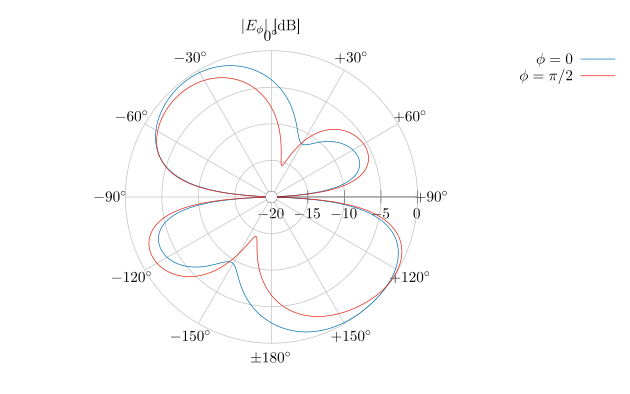

Write the gnuplot code that produced this figure.
reset 
set terminal cairolatex standalone color background rgbcolor 'white' \
size 16 cm, 10 cm
# size 12 cm, 7.5 cm

set output 'Figure_Cut_3.tex'

set key top right outside

set polar
set angle radian
set size square

set tmargin 3
set bmargin 3

set grid polar ls 1 lw 2 dt 1 lc 'grey'

unset border
unset xtics
unset ytics
                                    
tickstep = 5                                   
r_min = -20
r_max = 0

# tickstep = 0.5                                 
# r_min = 0
# r_max = 1

set trange [-pi/2:3*pi/2]
set rrange [r_min:r_max]
set rtics tickstep

r_add = (r_max-r_min)/8

set size ratio -1

set label '$+90^{\circ}$' at (r_add+r_max-r_min)*cos(0*pi/180), (r_add+r_max-r_min)*sin(0*pi/180) center
set label '$+60^{\circ}$' at (r_add+r_max-r_min)*cos(30*pi/180), (r_add+r_max-r_min)*sin(30*pi/180) center 
set label '$+30^{\circ}$' at (r_add+r_max-r_min)*cos(60*pi/180), (r_add+r_max-r_min)*sin(60*pi/180) center
set label '$0^{\circ}$' at (r_add+r_max-r_min)*cos(90*pi/180), (r_add+r_max-r_min)*sin(90*pi/180) center
set label '$-30^{\circ}$' at (r_add+r_max-r_min)*cos(120*pi/180), (r_add+r_max-r_min)*sin(120*pi/180) center 
set label '$-60^{\circ}$' at (r_add+r_max-r_min)*cos(150*pi/180), (r_add+r_max-r_min)*sin(150*pi/180) center
set label '$-90^{\circ}$' at (r_add+r_max-r_min)*cos(180*pi/180), (r_add+r_max-r_min)*sin(180*pi/180) center
set label '$+120^{\circ}$' at (r_add+r_max-r_min)*cos(-30*pi/180), (r_add+r_max-r_min)*sin(-30*pi/180) center 
set label '$+150^{\circ}$' at (r_add+r_max-r_min)*cos(-60*pi/180), (r_add+r_max-r_min)*sin(-60*pi/180) center
set label '$\pm 180^{\circ}$' at (r_add+r_max-r_min)*cos(-90*pi/180), (r_add+r_max-r_min)*sin(-90*pi/180) center
set label '$-150^{\circ}$' at (r_add+r_max-r_min)*cos(-120*pi/180), (r_add+r_max-r_min)*sin(-120*pi/180) center 
set label '$-120^{\circ}$' at (r_add+r_max-r_min)*cos(-150*pi/180), (r_add+r_max-r_min)*sin(-150*pi/180) center

set title '$|E_{\phi}|$ [dB]'

plot '../data_far_field_M_.txt' using (pi/2-$1):($4 > r_min ? $4 : r_min) with lines lw 2 dt 1 lt 6 title '$\phi=0$',\
     '../data_far_field_M_.txt' using (pi/2-$1):($5 > r_min ? $5 : r_min) with lines lw 2 dt 1 lt 7 title '$\phi=\pi/2$'
